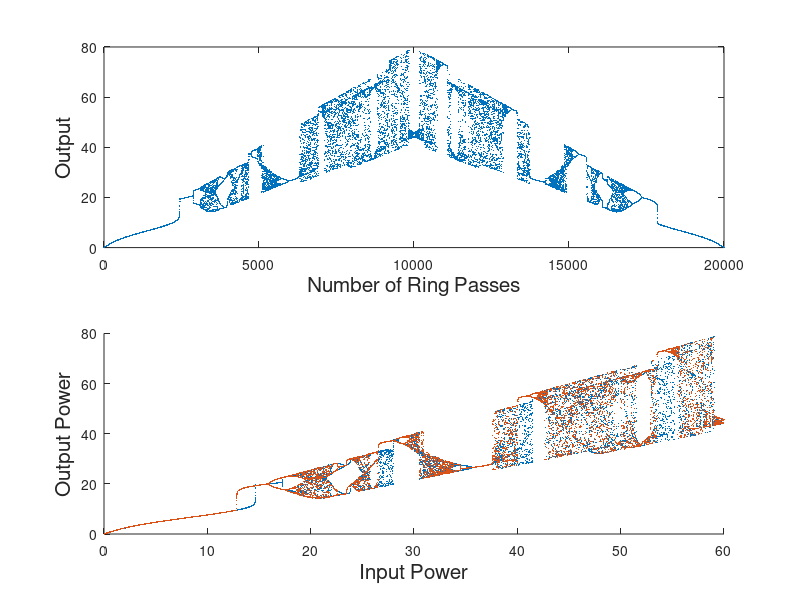

Reproduce this figure in MATLAB.

clear
halfN=9999;N=2*halfN+1;N1=1+halfN;
format long;E1=zeros(1,N);E2=zeros(1,N);
Esqr=zeros(1,N);Esqr1=zeros(1,N);ptsup=zeros(1,N);
C=0.345913;
E1(1)=0;kappa=0.0225;Pmax=60;phi=0;

% Ramp the power up
for n=1:halfN
    E2(n+1)=E1(n)*exp(1i*(C*abs(E1(n))^2-phi));
    E1(n+1)=1i*sqrt(1-kappa)*sqrt(n*Pmax/N1)+sqrt(kappa)*E2(n+1);
    Esqr(n+1)=abs(E1(n+1))^2;
end

% Ramp the power down
for n=N1:N
    E2(n+1)=E1(n)*exp(1i*(C*abs(E1(n))^2-phi));
    E1(n+1)=1i*sqrt(1-kappa)*sqrt(2*Pmax-n*Pmax/N1)+sqrt(kappa)*E2(n+1);
    Esqr(n+1)=abs(E1(n+1))^2;
end

for n=1:halfN
    Esqr1(n)=Esqr(N+1-n);
    ptsup(n)=n*Pmax/N1;
end

% Plot the bifurcation diagrams
fsize=15;
subplot(2,1,1)
plot(Esqr(1:N),'.','MarkerSize',1)
xlabel('Number of Ring Passes','FontSize',fsize);
ylabel('Output','FontSize',fsize);

subplot(2,1,2)
hold on
plot(ptsup(1:halfN),Esqr(1:halfN),'.','MarkerSize',1);
plot(ptsup(1:halfN),Esqr1(1:halfN),'.','MarkerSize',1);
xlabel('Input Power','FontSize',fsize);
ylabel('Output Power','FontSize',fsize);
hold off

